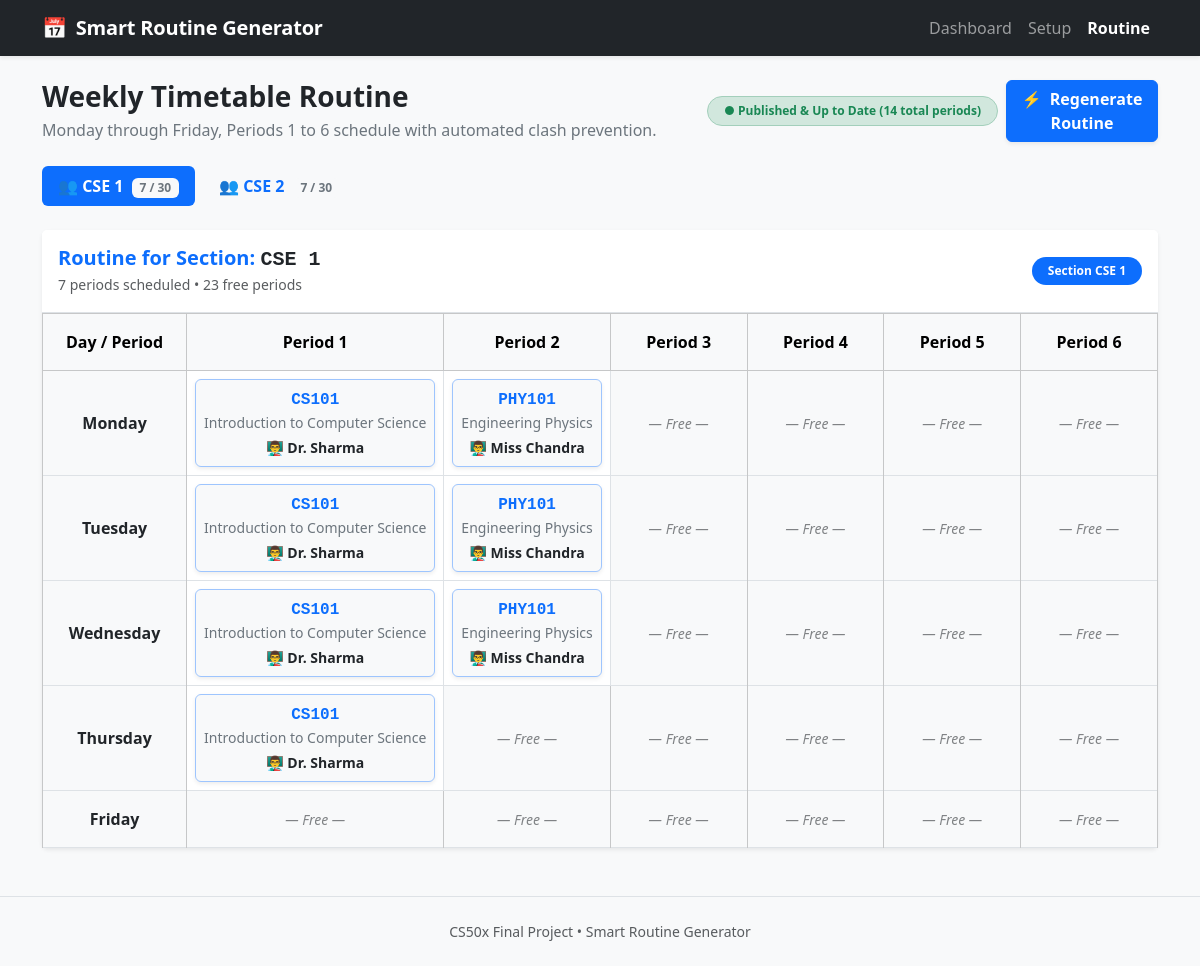
The page /routine on the database its author committed.
### tables this page shows
CREATE TABLE sections (
    id INTEGER PRIMARY KEY AUTOINCREMENT,
    name TEXT NOT NULL UNIQUE
);

CREATE TABLE subjects (
    id INTEGER PRIMARY KEY AUTOINCREMENT,
    code TEXT NOT NULL UNIQUE,
    name TEXT NOT NULL
);

CREATE TABLE teachers (
    id INTEGER PRIMARY KEY AUTOINCREMENT,
    name TEXT NOT NULL,
    email TEXT UNIQUE
);

### app.py (the view)
@app.route("/routine", methods=["GET"])
def routine():
    db = get_db()
    sections = db.execute("SELECT id, name FROM sections ORDER BY name ASC;").fetchall()
    entries = db.execute(
        """
        SELECT te.id, te.section_id, te.teacher_id, te.subject_id, te.day_of_week, te.period,
               sec.name AS section_name, t.name AS teacher_name,
               sub.code AS subject_code, sub.name AS subject_name
        FROM timetable_entries te
        JOIN sections sec ON te.section_id = sec.id
        JOIN teachers t ON te.teacher_id = t.id
        JOIN subjects sub ON te.subject_id = sub.id
        ORDER BY sec.name ASC, te.day_of_week ASC, te.period ASC;
        """
    ).fetchall()
    sync_status = get_timetable_sync_status(db)
    last_generation_error = session.get("last_generation_error")
    section_timetables: dict[int, Any] = {}
    for sec in sections:
        sec_id = sec["id"]
        sec_info = sync_status["section_status"].get(sec_id, {"required": 0, "scheduled": 0, "is_outdated": False})
        section_timetables[sec_id] = {
            "section": sec,
            "grid": {day: {period: None for period in PERIODS} for day in DAYS},
            "total_classes": 0,
            "required_classes": sec_info["required"],
            "is_outdated": sec_info["is_outdated"],
        }
    for row in entries:
        sec_id = row["section_id"]
        day = row["day_of_week"]
        period = row["period"]
        if sec_id in section_timetables and day in section_timetables[sec_id]["grid"]:
            section_timetables[sec_id]["grid"][day][period] = {
                "subject_code": row["subject_code"],
                "subject_name": row["subject_name"],
                "teacher_name": row["teacher_name"],
            }
            section_timetables[sec_id]["total_classes"] += 1
    return render_template(
        "routine.html",
        sections=sections,
        entries=entries,
        section_timetables=section_timetables,
        days=DAYS,
        periods=PERIODS,
        sync_status=sync_status,
        last_generation_error=last_generation_error,
    )

### app.py (called while the page is built)
def get_db():
    if "db" not in g:
        db_path = app.config.get("DATABASE_PATH", DATABASE_PATH)
        g.db = get_db_connection(db_path)
    return g.db

### database.py (called while the page is built)
def get_db_connection(db_path: Path = DATABASE_PATH) -> sqlite3.Connection:
    conn = sqlite3.connect(db_path)
    conn.execute("PRAGMA foreign_keys = ON;")
    conn.row_factory = sqlite3.Row
    return conn

### templates/routine.html (shortened to what this page needs)
{% extends "layout.html" %}
{% block content %}
<div class="row mb-4 align-items-center">
    <div class="col-md-7">
        <h1 class="h3 fw-bold mb-1">Weekly Timetable Routine</h1>
        <p class="text-secondary mb-0">Monday through Friday, Periods 1 to 6 schedule with automated clash prevention.</p>
    </div>
    <div class="col-md-5 text-md-end mt-3 mt-md-0 d-flex gap-2 justify-content-md-end align-items-center">
        {% if not sync_status.is_generated %}
            <span class="badge bg-secondary-subtle text-secondary border px-3 py-2 rounded-pill">
                ● No Routine Generated
            </span>
        {% elif sync_status.is_outdated or last_generation_error %}
            <span class="badge bg-warning-subtle text-warning-emphasis border border-warning px-3 py-2 rounded-pill fw-semibold">
                ⚠️ Outdated Timetable ({{ entries|length }} periods saved)
            </span>
        {% else %}
            <span class="badge bg-success-subtle text-success border border-success-subtle px-3 py-2 rounded-pill">
                ● Published &amp; Up to Date ({{ entries|length }} total periods)
            </span>
        {% endif %}
        <form action="{{ url_for('generate_routine') }}" method="POST" class="d-inline">
            <button type="submit" class="btn {% if sync_status.is_outdated or last_generation_error %}btn-warning text-dark{% else %}btn-primary{% endif %} fw-semibold shadow-sm">
                <span class="me-1">&#9889;</span> {% if entries %}Regenerate Routine{% else %}Generate Routine{% endif %}
            </button>
        </form>
    </div>
</div>
{% if entries and sections %}
    <ul class="nav nav-pills mb-4 gap-2" id="routineTabs" role="tablist">
        {% for sec in sections %}
            {% set sinfo = section_timetables[sec.id] %}
            <li class="nav-item" role="presentation">
                <button
                    class="nav-link fw-semibold {% if loop.first %}active{% endif %}"
                    id="routine-tab-{{ sec.id }}"
                    data-bs-toggle="pill"
                    data-bs-target="#routine-pane-{{ sec.id }}"
                    type="button"
                    role="tab"
                    aria-controls="routine-pane-{{ sec.id }}"
                    aria-selected="{% if loop.first %}true{% else %}false{% endif %}"
                >
                    👥 {{ sec.name }}
                    {% if sinfo.is_outdated %}
                        <span class="badge bg-warning text-dark ms-1" title="Outdated: {{ sinfo.total_classes }} scheduled vs {{ sinfo.required_classes }} required">
                            {{ sinfo.total_classes }} / {{ sinfo.required_classes }} req
                        </span>
                    {% else %}
                        <span class="badge bg-light text-secondary ms-1">
                            {{ sinfo.total_classes }} / 30
                        </span>
                    {% endif %}
                </button>
            </li>
        {% endfor %}
    </ul>
    <div class="tab-content" id="routineTabContent">
        {% for sec in sections %}
            {% set sinfo = section_timetables[sec.id] %}
            <div
                class="tab-pane fade {% if loop.first %}show active{% endif %}"
                id="routine-pane-{{ sec.id }}"
                role="tabpanel"
                aria-labelledby="routine-tab-{{ sec.id }}"
                tabindex="0"
            >
                <div class="card shadow-sm border-0 mb-4">
                    <div class="card-header bg-white py-3 border-bottom d-flex justify-content-between align-items-center">
                        <div>
                            <h5 class="card-title mb-0 fw-semibold text-primary">
                                Routine for Section: <span class="font-monospace text-dark">{{ sec.name }}</span>
                            </h5>
                            <span class="small text-muted">
                                {{ sinfo.total_classes }} periods scheduled &bull; {{ 30 - sinfo.total_classes }} free periods
                            </span>
                        </div>
                        <div>
                            <span class="badge bg-primary rounded-pill px-3 py-2">
                                Section {{ sec.name }}
                            </span>
                        </div>
                    </div>
                    <div class="card-body p-0">
                        <div class="table-responsive">
                            <table class="table table-bordered text-center align-middle mb-0">
                                <thead class="table-light">
                                    <tr>
                                        <th scope="col" style="width: 14%;" class="py-3">Day / Period</th>
                                        {% for period in periods %}
                                            <th scope="col" style="width: 14.33%;" class="py-3">
                                                Period {{ period }}
                                            </th>
                                        {% endfor %}
                                    </tr>
                                </thead>
                                <tbody>
                                    {% for day in days %}
                                        <tr>
                                            <th scope="row" class="table-light fw-bold text-dark py-3">
                                                {{ day }}
                                            </th>
                                            {% for period in periods %}
                                                {% set slot = sinfo['grid'][day][period] %}
                                                {% if slot %}
                                                    <td class="p-2 bg-white">
                                                        <div class="p-2 rounded bg-light border border-primary-subtle shadow-sm h-100 d-flex flex-column justify-content-center">
                                                            <div class="fw-bold text-primary font-monospace">{{ slot.subject_code }}</div>
                                                            <div class="small text-truncate text-secondary mb-1" title="{{ slot.subject_name }}">
                                                                {{ slot.subject_name }}
                                                            </div>
                                                            <div class="small fw-semibold text-dark">
                                                                👨‍🏫 {{ slot.teacher_name }}
                                                            </div>
                                                        </div>
                                                    </td>
                                                {% else %}
                                                    <td class="table-light p-2">
                                                        <span class="small fst-italic text-muted opacity-75">&mdash; Free &mdash;</span>
                                                    </td>
                                                {% endif %}
                                            {% endfor %}
                                        </tr>
                                    {% endfor %}
                                </tbody>
                            </table>
                        </div>
                    </div>
                </div>
            </div>
        {% endfor %}
    </div>
{% endif %}
{% endblock %}

### static/css/style.css (style rules this page uses)
:root { --primary-color: #0d6efd; --border-color: #dee2e6; }
body { background-color: #f8f9fa; font-family: system-ui, -apple-system, "Segoe UI", Roboto, "Helvetica Neue", Arial, sans-serif; min-height: 100vh; display: flex; flex-direction: column; }

### rows shown on the page
sections: name "CSE 1", total_classes "7", total_classes "23", periods "1" "2" "3" "4" "5" "6", days "Monday" "Tuesday" "Wednesday" "Thursday" "Friday"
sections: name "CSE 2", total_classes "7"
subjects: subject_code "CS101" "CS101" "CS101" "CS101", subject_name "Introduction to Computer Science" "Introduction to Computer Science" "Introduction to Computer Science" "Introduction to Computer Science"
teachers: teacher_name "Dr. Sharma" "Dr. Sharma" "Dr. Sharma" "Dr. Sharma"
subjects: subject_code "PHY101" "PHY101" "PHY101", subject_name "Engineering Physics" "Engineering Physics" "Engineering Physics"
teachers: teacher_name "Miss Chandra" "Miss Chandra" "Miss Chandra"

### other values the page prints
{{ entries|length }} "14"
